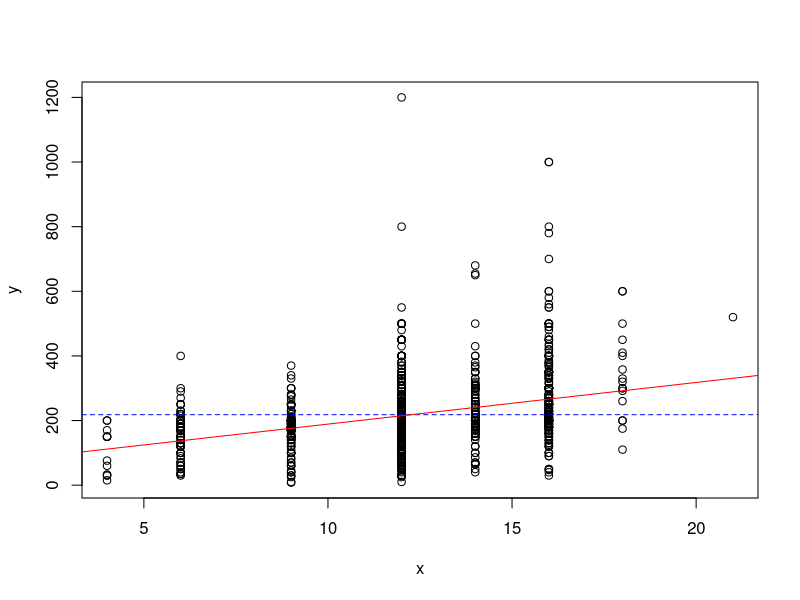

Reproduce this figure in R. (Note: this script raises an error after producing the figure.)
data <- read.table("data2020.csv", header=T, sep=",")
mydata <- subset(data, data$ind=="C" & data$sex==2); attach(mydata)

educ <- NULL
educ[edu==0] <- 4; educ[edu==1] <- 6;
educ[edu==2] <- 9; educ[edu==3] <- 12;
educ[edu==4] <- 14; educ[edu==5] <- 16;
educ[edu==6] <- 18; educ[edu==7] <- 21

x <- educ; y <- income
n <- length(y); fit <- lm(y~x)
plot(x,y)

abline(h=mean(y), col="blue", lty=2)
abline(fit, col="red", lty=1)

ehat <- y-mean(y)
yhat <- fitted(fit) # b[1]+b[2]*x 와이햇
uhat <- resid(fit) # y-yhat

TSS <- crossprod(ehat)
RSS <- crossprod(uhat)
ESS <- crossprod(yhat-mean(y))
c(TSS, RSS, ESS)

SD <- sqrt(TSS/(n-1))
SER <- sqrt(RSS/(n-2)) # summary(fit)$sigma
R2 <- 1-RSS/TSS # summary(fit)$r.squared
round(c(SD,SER,R2),digit=3)

library(ggplot2)
g1 <- ggplot(data, aes(x=educ, y=income))+theme_bw()

# scatterplot
g1+geom_point(color='black', shape=16)+coord_cartesian(ylim=c(0,1000))

# BLP by OLS
g1+geom_point(color='black', shape=16)+
  geom_smooth(method=lm, se=F, color='red')+
  coord_cartesian(ylim=c(0,1000))

library(sandwich)
v <- vcovHC(fit); v
rse <- sqrt(diag(v)); rse
